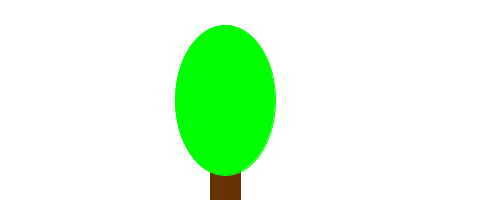
Frame 1 (no input)
Frame 60 (the mouse pressed at the canvas centre just before this capture): identical to frame 1, image omitted
Frame 120 (the mouse held since frame 60 and released just before this capture): identical to frame 1, image omitted

The Processing sketch that drew this single still picture (run headless with seeded random() and noise(); from frame 60 on, the mouse is pressed at the canvas centre):

// Processing sketch: H09Opdr9
// ── H09Opdr9.pde
void setup() {
  size(500, 200);
  background(255, 255, 255);
  
  tree();
}

void draw() {
  
}

void tree(){
  fill(102, 51, 0);
  stroke(102, 51, 0);
  rect(210, 150, 30, 50);
  fill(0, 255, 0);
  stroke(0, 255, 0);
  ellipse(225, 100, 100, 150);
}
